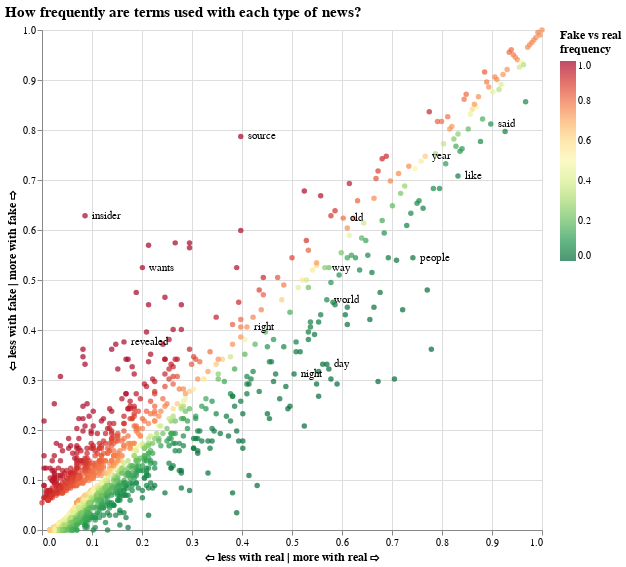

Here is the notebook cell this chart was saved with:
### Markdown cell above
### **Scattertext**

### Code cell
# Form a complete list of terms from the Empath categories used above
termList = []
for eaCateg in featCategs:
  termList.extend(lexicon.cats[eaCateg][:10])
# Add terms from feature weights above
moreTerms = ['said', 'source', 'insider', 'year', 'night', 'day', 'revealed',
             'like', 'people', 'world', 'old', 'way', 'wants', 'like']
termList.extend(moreTerms)
# Convert to a set to remove possible duplicates
termList = set(termList)


# Read in the data again to get the original labels
scatterDF = pd.read_csv('Real-Fake-AllNewsData.csv', index_col=0)

scatterDF = scatterDF.assign(
    parse=lambda scatterDF: scatterDF.Text.apply(st.whitespace_nlp_with_sentences)
)

corpus = st.CorpusFromParsedDocuments(
    scatterDF, category_col='Label', parsed_col='parse'
).build().get_unigram_corpus().compact(st.AssociationCompactor(2000))

# Generate the scatter plot data
scatterData = st.produce_scattertext_explorer(
    corpus,
    category='fake', category_name='Fake', not_category_name='Real',
    minimum_term_frequency=0, pmi_threshold_coefficient=0,
    return_data=True,
    transform=st.Scalers.dense_rank
)
# Put it into a dataframe, filter out labels
# for terms not in termList
scatterPlotDF = pd.DataFrame(scatterData['data'])
scatterPlotDF['plotTerm'] = scatterPlotDF['term'].apply(lambda x: x if x in termList else ' ')
# Also filter out labels for terms too close
# to the origin and so not legible
scatterPlotDF['plotTerm'] = scatterPlotDF[['ox','oy', 'plotTerm']] \
                                .apply(lambda x: x['plotTerm'] if (x['oy']>0.25) else ' ', axis=1)

scatterPlot = alt.Chart(scatterPlotDF).mark_circle().encode(
    x = alt.X('x:Q', title='\u21e6 less with real | more with real \u21e8', axis=alt.Axis(tickMinStep=0.1)),
    y = alt.Y('y:Q', title='\u21e6 less with fake | more with fake \u21e8', axis=alt.Axis(tickMinStep=0.1)),
    color = alt.Color('s', scale=alt.Scale(scheme='redyellowgreen', reverse=True),
                      legend=alt.Legend(title=["Fake vs real", "frequency"])),
).properties(
    width = 500,
    height = 500
)

text = alt.Chart(scatterPlotDF).mark_text(
    align='left',
    baseline='middle',
    dx=7,
    color='black'
).encode(
    x = alt.X('x:Q'),
    y = alt.Y('y:Q'),
    text='plotTerm'
).properties(
    title = 'How frequently are terms used with each type of news?',
    width = 500,
    height = 500
)

(scatterPlot + text).configure_axis(
    labelFontSize=10,
    titleFontSize=12
).configure_title(
    fontSize=15,
    anchor='start'
).configure_legend(
    titleFontSize=12
)

### Figure 1 — Vega-Lite specification as saved in the notebook (floating-point values rounded to 4 significant figures; data arrays with more than 128 entries replaced by an {"elided": "..."} marker saying what was removed)
{"config": {"view": {"continuousWidth": 400, "continuousHeight": 300}, "axis": {"labelFontSize": 10, "titleFontSize": 12}, "legend": {"titleFontSize": 12}, "title": {"anchor": "start", "fontSize": 15}}, "layer": [{"mark": "circle", "encoding": {"color": {"field": "s", "legend": {"title": ["Fake vs real", "frequency"]}, "scale": {"reverse": true, "scheme": "redyellowgreen"}, "type": "quantitative"}, "x": {"axis": {"tickMinStep": 0.1}, "field": "x", "title": "⇦ less with real | more with real ⇨", "type": "quantitative"}, "y": {"axis": {"tickMinStep": 0.1}, "field": "y", "title": "⇦ less with fake | more with fake ⇨", "type": "quantitative"}}, "height": 500, "width": 500}, {"mark": {"type": "text", "align": "left", "baseline": "middle", "color": "black", "dx": 7}, "encoding": {"text": {"field": "plotTerm", "type": "nominal"}, "x": {"field": "x", "type": "quantitative"}, "y": {"field": "y", "type": "quantitative"}}, "height": 500, "title": "How frequently are terms used with each type of news?", "width": 500}], "data": {"name": "data-cbce0cf2547e89b50935ee1f8221276c"}, "$schema": "https://vega.github.io/schema/vega-lite/v4.17.0.json", "datasets": {"data-cbce0cf2547e89b50935ee1f8221276c": {"elided": "1997 records"}}}
